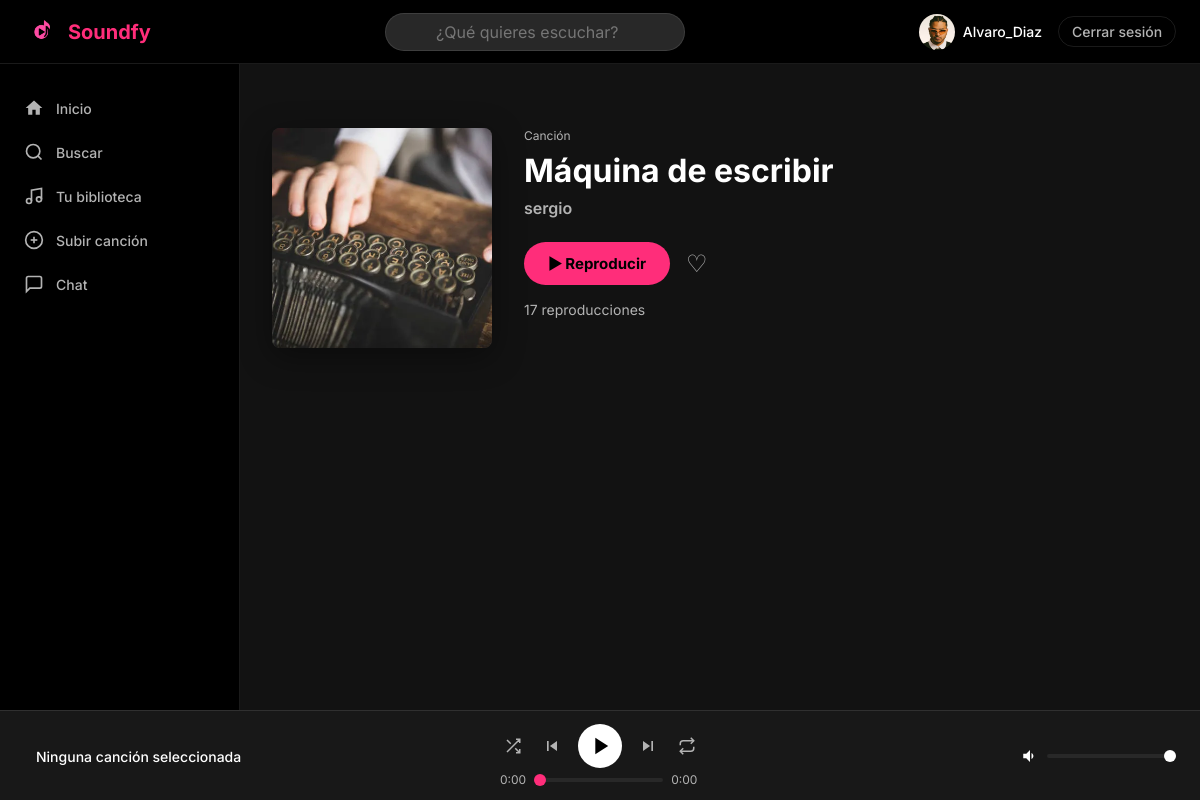
/cancion/19/ (signed in), run on an earlier commit of the app's database.
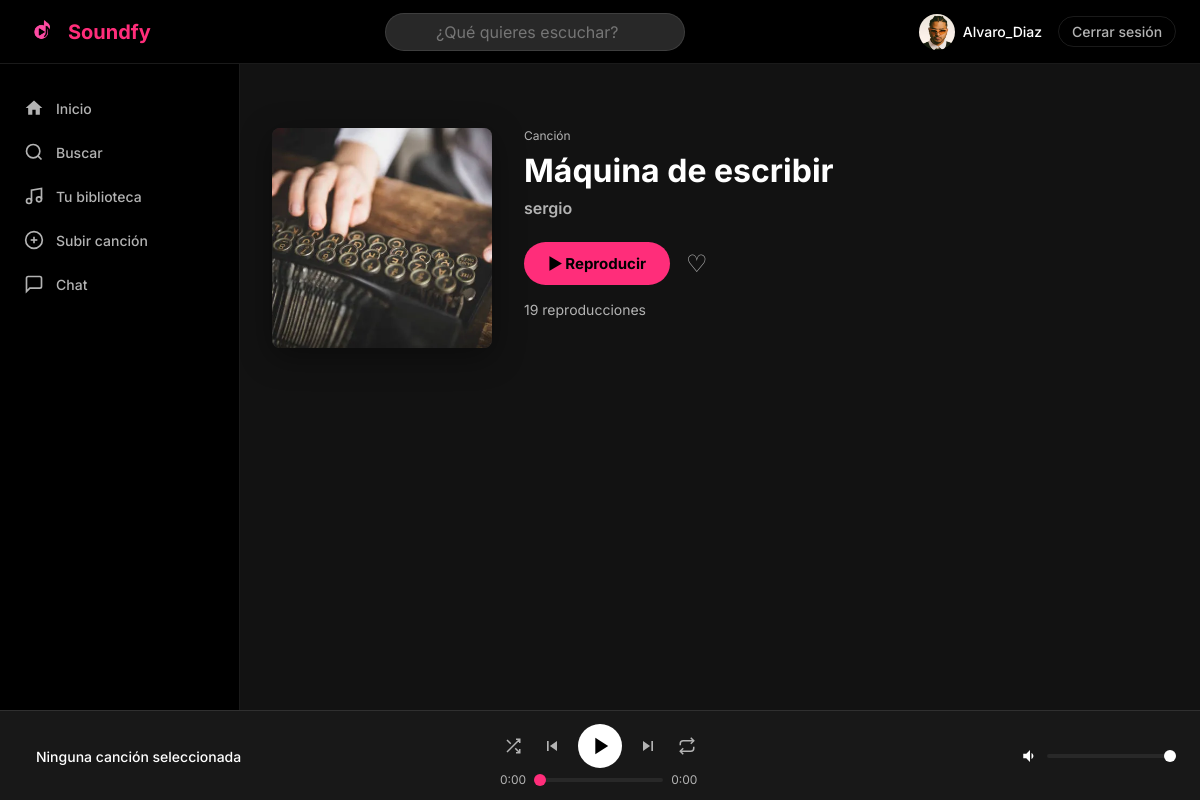
And on a later commit of the database.
### music/models.py (models this page shows, shortened)
class Cancion(models.Model):
    titulo = models.CharField(max_length=200)
    artista = models.ForeignKey(
        Usuario,
        on_delete=models.CASCADE,
        related_name='canciones'
    )
    album = models.ForeignKey(
        Album,
        on_delete=models.SET_NULL,
        null=True,
        blank=True,
        related_name='canciones'
    )
    genero = models.ForeignKey(
        Genero,
        on_delete=models.SET_NULL,
        null=True,
        blank=True
    )
    archivo_audio = models.FileField(upload_to='canciones/')
    portada = models.ImageField(upload_to='portadas_canciones/', null=True, blank=True)
    duracion = models.PositiveIntegerField(help_text='Duración en segundos', default=0)
    reproducciones = models.PositiveIntegerField(default=0)
    fecha_subida = models.DateTimeField(auto_now_add=True)
    es_publica = models.BooleanField(default=True)
    class Meta:
        verbose_name = 'Canción'
        verbose_name_plural = 'Canciones'
        ordering = ['-fecha_subida']

### users/models.py (models this page shows, shortened)
class Usuario(AbstractUser):
    foto_perfil = models.ImageField(
        upload_to='fotos_perfil/',
        null=True,
        blank=True
    )
    biografia = models.TextField(max_length=500, blank=True)
    fecha_nacimiento = models.DateField(null=True, blank=True)
    es_artista = models.BooleanField(default=False)
    seguidores = models.ManyToManyField(
        'self',
        symmetrical=False,
        related_name='siguiendo',
        blank=True
    )
    class Meta:
        verbose_name = 'Usuario'
        verbose_name_plural = 'Usuarios'

### music/views.py (the view)
# urls.py: path('cancion/<int:pk>/', views.vista_detalle_cancion, name='detalle_cancion'),
@login_required
def vista_detalle_cancion(request, pk):
    cancion = get_object_or_404(Cancion, pk=pk)
    ya_gusta = MeGusta.objects.filter(
        usuario=request.user,
        cancion=cancion
    ).exists()
    playlists_usuario = request.user.playlists.all()
    return render(request, 'music/detalle_cancion.html', {
        'cancion': cancion,
        'ya_gusta': ya_gusta,
        'playlists_usuario': playlists_usuario,
    })

### soundfy/context_processors.py (called while the page is built)
def google_analytics(request):
    return {
        'GA_MEASUREMENT_ID': settings.GA_MEASUREMENT_ID
    }

### templates/music/detalle_cancion.html (shortened to what this page needs)
{% extends 'base.html' %}
{% block contenido %}
<div class="detalle-cancion">
    <div class="detalle-portada">
        {% if cancion.portada %}
            <img src="{{ cancion.portada.url }}" alt="{{ cancion.titulo }}">
        {% else %}
            <div class="portada-placeholder grande">♪</div>
        {% endif %}
    </div>
    <div class="detalle-info">
        <span class="texto-muted">Canción</span>
        <h1>{{ cancion.titulo }}</h1>
        <a href="{% url 'perfil' username=cancion.artista.username %}" class="detalle-artista">
            {{ cancion.artista.username }}
        </a>
        <div class="detalle-acciones">
            <button class="btn-primario" onclick="reproducirCancion(
                '{% url 'servir_audio' pk=cancion.pk %}',
                '{{ cancion.titulo }}',
                '{{ cancion.artista.username }}',
                '{% if cancion.portada %}{{ cancion.portada.url }}{% endif %}',
                {{ cancion.pk }}
            )">
                ▶ Reproducir
            </button>
            <button class="btn-me-gusta {% if ya_gusta %}activo{% endif %}"
                    data-pk="{{ cancion.pk }}"
                    onclick="toggleMeGusta(this)">
                {% if ya_gusta %}♥{% else %}♡{% endif %}
            </button>
        </div>
        <div class="detalle-stats">
            <span id="contador-reproducciones">{{ cancion.reproducciones }} reproducciones</span>
        </div>
    </div>
</div>
{% endblock %}

What changed in the data, as far as the page shows it:
changed Cancion "Máquina de escribir": reproducciones "17" → "19"
